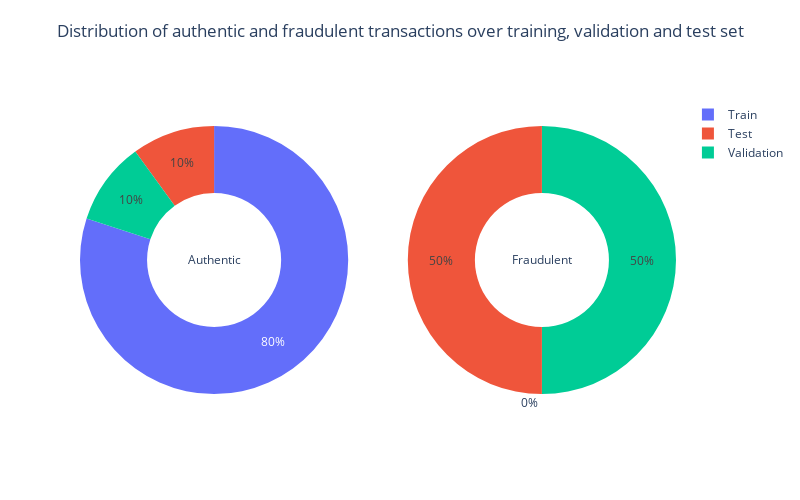

Write notebook code for a chart like this one.
### Code cell
# Distribution of authentic and fraudulent transactions over training, validation and test set
labels = ['Train', 'Validation', 'Test']
values_0 = [len(y_train[y_train == 0]), len(y_val[y_val == 0]), len(y_test[y_test == 0])]
values_1 = [len(y_train[y_train == 1]), len(y_val[y_val == 1]), len(y_test[y_test == 1])]
fig = make_subplots(rows = 1, cols = 2, specs = [[{'type': 'domain'}, {'type': 'domain'}]])
fig.add_trace(go.Pie(values = values_0, labels = labels, hole = 0.5, textinfo = 'percent', title = "Authentic"),
              row = 1, col = 1)
fig.add_trace(go.Pie(values = values_1, labels = labels, hole = 0.5, textinfo = 'percent', title = "Fraudulent"),
              row = 1, col = 2)
text_title = "Distribution of authentic and fraudulent transactions over training, validation and test set"
fig.update_layout(height = 500, width = 800, showlegend = True, title = dict(text = text_title, x = 0.5, y = 0.95))
fig.show()

### Figure 1 — Plotly figure (JSON) as saved in the notebook; plotly's stock layout.template omitted (floating-point values rounded to 4 significant figures)
{"data": [{"hole": 0.5, "labels": ["Train", "Validation", "Test"], "textinfo": "percent", "title": {"text": "Authentic"}, "values": [134500, 16812, 16813], "type": "pie", "domain": {"x": [0, 0.45], "y": [0, 1]}}, {"hole": 0.5, "labels": ["Train", "Validation", "Test"], "textinfo": "percent", "title": {"text": "Fraudulent"}, "values": [0, 180, 180], "type": "pie", "domain": {"x": [0.55, 1], "y": [0, 1]}}], "layout": {"title": {"text": "Distribution of authentic and fraudulent transactions over training, validation and test set", "x": 0.5, "y": 0.95}, "height": 500, "width": 800, "showlegend": true}}
